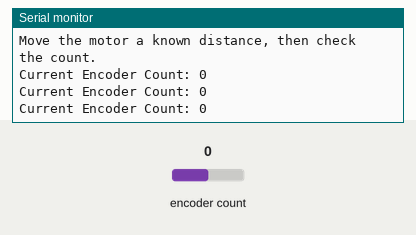
Simulated run of this sketch. Board: ESP32. On the bench: the last lines printed to the serial monitor. The test bench sets the inputs (shaded band); at power-on: encoder count 0.

Above: at 1.2 s.
1.3 s: encoder count set to 1
At 1.9 s:
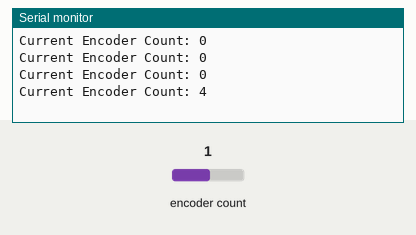
2.8 s: encoder count set to 2
At 3.4 s:
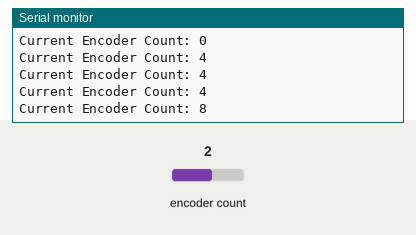
Timing chart, 0 to 5.8 s (numbered marks = the images above; inputs shaded):
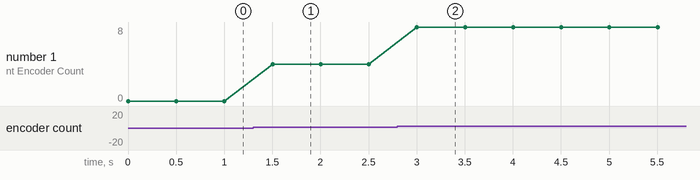

The sketch:

Test_Encoder.ino
```cpp
#include <ESP32Encoder.h>
#define encoderPinA 19  // Replace with your actual pins
#define encoderPinB 18
ESP32Encoder encoder;
void setup() {
  Serial.begin(115200);
  encoder.attachFullQuad(encoderPinA, encoderPinB);
  encoder.setCount(0); // Start at zero
  Serial.println("Move the motor a known distance, then check the count.");
}
void loop() {
  // Print the count every 500ms so you can see it change
  Serial.print("Current Encoder Count: ");
  Serial.println((long)encoder.getCount());
  delay(500);
}
```

Measured:
- after the input at 1.3 s, the serial monitor: prints a new line after 0.20 s (image 1)
- after the input at 2.8 s, the serial monitor: prints a new line after 0.20 s (image 2)
- plotted number 1: 0 → 4 after the input at 1.3 s, 4 → 8 after the input at 2.8 s
